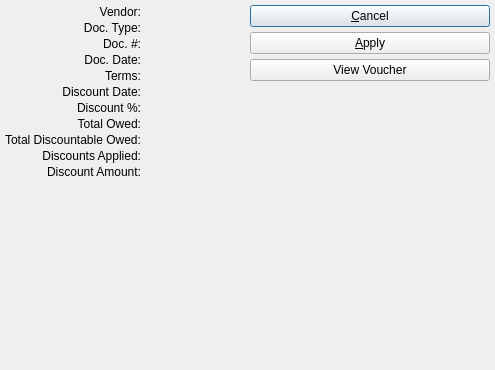
<?xml version="1.0" encoding="UTF-8"?>
<ui version="4.0">
 <comment>This file is part of the xTuple ERP: PostBooks Edition, a free and
open source Enterprise Resource Planning software suite,
Copyright (c) 1999-2010 by OpenMFG LLC, d/b/a xTuple.
It is licensed to you under the Common Public Attribution License
version 1.0, the full text of which (including xTuple-specific Exhibits)
is available at www.xtuple.com/CPAL.  By using this software, you agree
to be bound by its terms.</comment>
 <class>applyDiscount</class>
 <widget class="QDialog" name="applyDiscount">
  <property name="geometry">
   <rect>
    <x>0</x>
    <y>0</y>
    <width>495</width>
    <height>370</height>
   </rect>
  </property>
  <property name="windowTitle">
   <string>Apply A/P Discount</string>
  </property>
  <layout class="QHBoxLayout">
   <item>
    <layout class="QGridLayout">
     <property name="spacing">
      <number>2</number>
     </property>
     <item row="0" column="0">
      <widget class="QLabel" name="_vendLit">
       <property name="text">
        <string>Vendor:</string>
       </property>
       <property name="alignment">
        <set>Qt::AlignRight|Qt::AlignTrailing|Qt::AlignVCenter</set>
       </property>
       <property name="buddy">
        <cstring>_vend</cstring>
       </property>
      </widget>
     </item>
     <item row="0" column="1">
      <widget class="QLabel" name="_vend">
       <property name="text">
        <string/>
       </property>
      </widget>
     </item>
     <item row="2" column="0">
      <widget class="QLabel" name="_doctypeLit">
       <property name="text">
        <string>Doc. Type:</string>
       </property>
       <property name="alignment">
        <set>Qt::AlignRight|Qt::AlignTrailing|Qt::AlignVCenter</set>
       </property>
       <property name="buddy">
        <cstring>_doctype</cstring>
       </property>
      </widget>
     </item>
     <item row="2" column="1">
      <widget class="QLabel" name="_doctype">
       <property name="text">
        <string/>
       </property>
      </widget>
     </item>
     <item row="3" column="0">
      <widget class="QLabel" name="_docnumLit">
       <property name="text">
        <string>Doc. #:</string>
       </property>
       <property name="alignment">
        <set>Qt::AlignRight|Qt::AlignTrailing|Qt::AlignVCenter</set>
       </property>
      </widget>
     </item>
     <item row="3" column="1">
      <widget class="QLabel" name="_docnum">
       <property name="text">
        <string/>
       </property>
      </widget>
     </item>
     <item row="4" column="0">
      <widget class="QLabel" name="_docdateLit">
       <property name="text">
        <string>Doc. Date:</string>
       </property>
       <property name="alignment">
        <set>Qt::AlignRight|Qt::AlignTrailing|Qt::AlignVCenter</set>
       </property>
       <property name="buddy">
        <cstring>_docdate</cstring>
       </property>
      </widget>
     </item>
     <item row="4" column="1" colspan="2">
      <widget class="DLineEdit" name="_docdate">
       <property name="enabled">
        <bool>false</bool>
       </property>
      </widget>
     </item>
     <item row="6" column="0">
      <widget class="QLabel" name="_termsLit">
       <property name="text">
        <string>Terms:</string>
       </property>
       <property name="alignment">
        <set>Qt::AlignRight|Qt::AlignTrailing|Qt::AlignVCenter</set>
       </property>
      </widget>
     </item>
     <item row="6" column="1" colspan="2">
      <widget class="QLabel" name="_terms">
       <property name="text">
        <string/>
       </property>
      </widget>
     </item>
     <item row="7" column="0">
      <widget class="QLabel" name="_discdateLit">
       <property name="text">
        <string>Discount Date:</string>
       </property>
       <property name="alignment">
        <set>Qt::AlignRight|Qt::AlignTrailing|Qt::AlignVCenter</set>
       </property>
       <property name="buddy">
        <cstring>_discdate</cstring>
       </property>
      </widget>
     </item>
     <item row="8" column="0">
      <widget class="QLabel" name="_discprcntLit">
       <property name="text">
        <string>Discount %:</string>
       </property>
       <property name="alignment">
        <set>Qt::AlignRight|Qt::AlignTrailing|Qt::AlignVCenter</set>
       </property>
      </widget>
     </item>
     <item row="8" column="1">
      <widget class="XLabel" name="_discprcnt">
       <property name="text">
        <string/>
       </property>
      </widget>
     </item>
     <item row="7" column="1" colspan="2">
      <widget class="DLineEdit" name="_discdate">
       <property name="enabled">
        <bool>false</bool>
       </property>
      </widget>
     </item>
     <item row="10" column="0">
      <widget class="QLabel" name="_owedLit">
       <property name="text">
        <string>Total Owed:</string>
       </property>
       <property name="alignment">
        <set>Qt::AlignRight|Qt::AlignTrailing|Qt::AlignVCenter</set>
       </property>
      </widget>
     </item>
     <item row="10" column="1">
      <widget class="CurrDisplay" name="_owed"/>
     </item>
     <item row="12" column="0">
      <widget class="QLabel" name="_applieddiscountsLit">
       <property name="text">
        <string>Discounts Applied:</string>
       </property>
       <property name="alignment">
        <set>Qt::AlignRight|Qt::AlignTrailing|Qt::AlignVCenter</set>
       </property>
      </widget>
     </item>
     <item row="12" column="1">
      <widget class="CurrDisplay" name="_applieddiscounts"/>
     </item>
     <item row="13" column="0">
      <widget class="QLabel" name="_targetAmountLit">
       <property name="text">
        <string>Discount Amount:</string>
       </property>
       <property name="alignment">
        <set>Qt::AlignRight|Qt::AlignTop|Qt::AlignTrailing</set>
       </property>
       <property name="buddy">
        <cstring>_amount</cstring>
       </property>
      </widget>
     </item>
     <item row="13" column="1">
      <widget class="CurrCluster" name="_amount">
       <property name="currencyEditable" stdset="0">
        <bool>false</bool>
       </property>
      </widget>
     </item>
     <item row="14" column="0">
      <spacer>
       <property name="orientation">
        <enum>Qt::Vertical</enum>
       </property>
       <property name="sizeHint" stdset="0">
        <size>
         <width>20</width>
         <height>0</height>
        </size>
       </property>
      </spacer>
     </item>
     <item row="11" column="1">
      <widget class="CurrDisplay" name="_discountableOwed"/>
     </item>
     <item row="11" column="0">
      <widget class="QLabel" name="_discountableOwedLit">
       <property name="text">
        <string>Total Discountable Owed:</string>
       </property>
      </widget>
     </item>
    </layout>
   </item>
   <item>
    <layout class="QVBoxLayout">
     <property name="spacing">
      <number>0</number>
     </property>
     <item>
      <layout class="QVBoxLayout">
       <item>
        <widget class="QPushButton" name="_cancel">
         <property name="text">
          <string>&amp;Cancel</string>
         </property>
        </widget>
       </item>
       <item>
        <widget class="QPushButton" name="_apply">
         <property name="text">
          <string>&amp;Apply</string>
         </property>
        </widget>
       </item>
       <item>
        <widget class="QPushButton" name="_view">
         <property name="text">
          <string>View Voucher</string>
         </property>
        </widget>
       </item>
      </layout>
     </item>
     <item>
      <spacer>
       <property name="orientation">
        <enum>Qt::Vertical</enum>
       </property>
       <property name="sizeType">
        <enum>QSizePolicy::Expanding</enum>
       </property>
       <property name="sizeHint" stdset="0">
        <size>
         <width>20</width>
         <height>0</height>
        </size>
       </property>
      </spacer>
     </item>
    </layout>
   </item>
  </layout>
 </widget>
 <layoutdefault spacing="5" margin="5"/>
 <pixmapfunction>qPixmapFromMimeSource</pixmapfunction>
 <customwidgets>
  <customwidget>
   <class>CurrCluster</class>
   <extends>CurrDisplay</extends>
   <header>currcluster.h</header>
  </customwidget>
  <customwidget>
   <class>CurrDisplay</class>
   <extends>QWidget</extends>
   <header>currcluster.h</header>
  </customwidget>
  <customwidget>
   <class>DLineEdit</class>
   <extends>QWidget</extends>
   <header>datecluster.h</header>
   <container>1</container>
  </customwidget>
  <customwidget>
   <class>XLabel</class>
   <extends>QLabel</extends>
   <header>xlabel.h</header>
  </customwidget>
 </customwidgets>
 <tabstops>
  <tabstop>_amount</tabstop>
  <tabstop>_apply</tabstop>
  <tabstop>_cancel</tabstop>
 </tabstops>
 <includes>
  <include location="global">parameter.h</include>
 </includes>
 <resources/>
 <connections>
  <connection>
   <sender>_cancel</sender>
   <signal>clicked()</signal>
   <receiver>applyDiscount</receiver>
   <slot>reject()</slot>
   <hints>
    <hint type="sourcelabel">
     <x>421</x>
     <y>33</y>
    </hint>
    <hint type="destinationlabel">
     <x>20</x>
     <y>20</y>
    </hint>
   </hints>
  </connection>
  <connection>
   <sender>_amount</sender>
   <signal>idChanged(int)</signal>
   <receiver>_owed</receiver>
   <slot>setId(int)</slot>
   <hints>
    <hint type="sourcelabel">
     <x>170</x>
     <y>329</y>
    </hint>
    <hint type="destinationlabel">
     <x>170</x>
     <y>273</y>
    </hint>
   </hints>
  </connection>
  <connection>
   <sender>_amount</sender>
   <signal>effectiveChanged(QDate)</signal>
   <receiver>_owed</receiver>
   <slot>setEffective(QDate)</slot>
   <hints>
    <hint type="sourcelabel">
     <x>170</x>
     <y>329</y>
    </hint>
    <hint type="destinationlabel">
     <x>170</x>
     <y>273</y>
    </hint>
   </hints>
  </connection>
  <connection>
   <sender>_amount</sender>
   <signal>idChanged(int)</signal>
   <receiver>_applieddiscounts</receiver>
   <slot>setId(int)</slot>
   <hints>
    <hint type="sourcelabel">
     <x>170</x>
     <y>329</y>
    </hint>
    <hint type="destinationlabel">
     <x>170</x>
     <y>301</y>
    </hint>
   </hints>
  </connection>
  <connection>
   <sender>_amount</sender>
   <signal>effectiveChanged(QDate)</signal>
   <receiver>_applieddiscounts</receiver>
   <slot>setEffective(QDate)</slot>
   <hints>
    <hint type="sourcelabel">
     <x>170</x>
     <y>329</y>
    </hint>
    <hint type="destinationlabel">
     <x>170</x>
     <y>301</y>
    </hint>
   </hints>
  </connection>
 </connections>
</ui>
